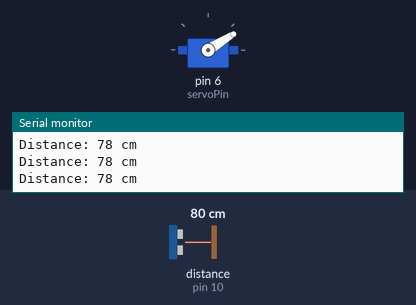
A sketch run on a simulated Arduino Uno, built with avr-gcc and run on an emulated ATmega328P. On the bench: servo, the last lines printed to the serial monitor. Wiring (inferred from the names in the program): ultrasonic range finder: trigger pin 9; echo pin 10. The test bench sets the inputs (shaded band); at power-on: distance to the obstacle (sensor on pin 10) 80 cm. The echo pulse lasts 58.3 µs per cm.

Above: at 1.2 s.
1.3 s: distance to the obstacle (sensor on pin 10) set to 2 cm
At 1.7 s:
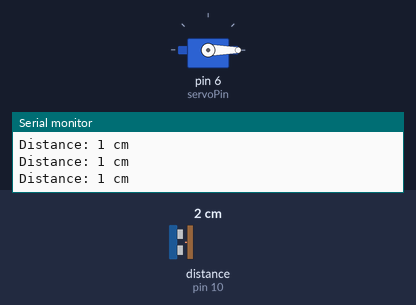
2.8 s: distance to the obstacle (sensor on pin 10) set to 18 cm
At 3.2 s:
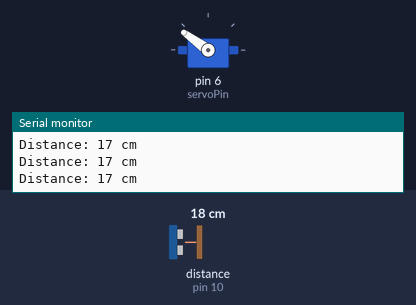
4.3 s: distance to the obstacle (sensor on pin 10) set to 35 cm
At 4.6 s:
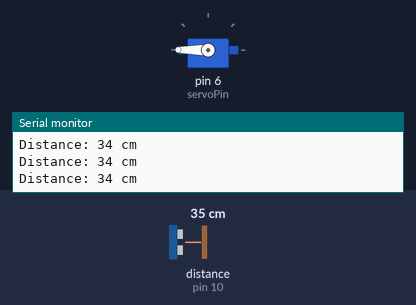
5.8 s: distance to the obstacle (sensor on pin 10) set to 120 cm
At 7.0 s:
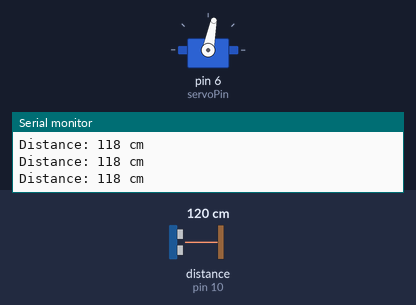
7.3 s: distance to the obstacle (sensor on pin 10) set to 4 cm
At 8.3 s:
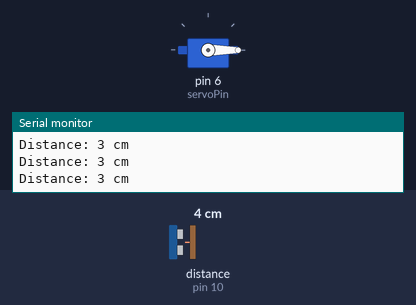
8.8 s: distance to the obstacle (sensor on pin 10) set to 250 cm
At 9.3 s:
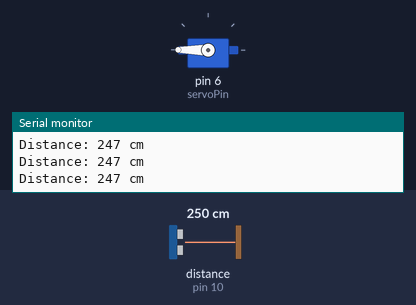
Timing chart, 0 to 11.8 s (numbered marks = the images above; inputs shaded):
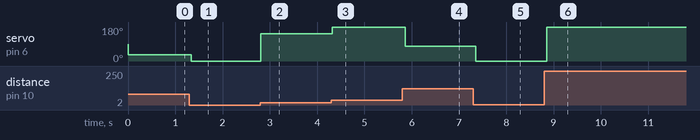

The sketch:

destance_servo.ino
```cpp
#include <Servo.h>

const int trigPin = 9; // Trig pin of the ultrasonic sensor
const int echoPin = 10; // Echo pin of the ultrasonic sensor
const int servoPin = 6; // Pin connected to the servo

Servo myServo;

void setup() {
  Serial.begin(9600);
  pinMode(trigPin, OUTPUT);
  pinMode(echoPin, INPUT);
  myServo.attach(servoPin);
}

void loop() {
  long duration, distance;

  // Clear the trigger pin
  digitalWrite(trigPin, LOW);
  delayMicroseconds(2);

  // Send a pulse to trigger the ultrasonic sensor
  digitalWrite(trigPin, HIGH);
  delayMicroseconds(10);
  digitalWrite(trigPin, LOW);

  // Measure the duration of the echo
  duration = pulseIn(echoPin, HIGH);

  // Calculate the distance in centimeters
  distance = duration * 0.034 / 2;

  // Print the distance measured
  Serial.print("Distance: ");
  Serial.print(distance);
  Serial.println(" cm");

  // Map the distance to servo angle (adjust the values as needed)
  int angle = map(distance, 5, 20, 0, 180);

  // Move the servo motor based on the mapped angle
  myServo.write(angle);

  delay(50); // Adjust the delay as needed
}
```

Measured:
- after the input at 1.3 s, servo on pin 6 (servoPin): 32° → 0° at once
- after the input at 2.8 s, servo on pin 6 (servoPin): 0° → 144° at once
- after the input at 4.3 s, servo on pin 6 (servoPin): 144° → 180° at once
- after the input at 5.8 s, servo on pin 6 (servoPin): 180° → 79° after 0.06 s
- after the input at 7.3 s, servo on pin 6 (servoPin): 79° → 0° after 0.06 s
- after the input at 8.8 s, servo on pin 6 (servoPin): 0° → 180° after 0.05 s
